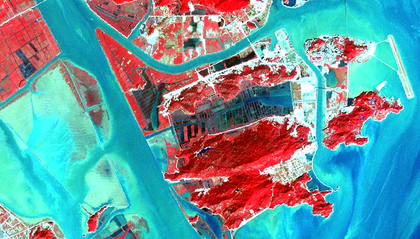
%> input picture code/AIT2FCM/新加.bmp, 420 x 239 px, shrunk from 795 x 452 before the run
$ octave ssmain.m   (GNU Octave 9; MATLAB toolbox functions it lacks are replaced by stand-ins)
%> lines starting %> are read from the running program, lines starting %| are printed output that depends on the picture; long printed decimals are rounded
### code/AIT2FCM/data_Mread.m
% 子函数
function [I,data,samples] = data_Mread()
%   data  -----  待聚类数据
%   I     -----   初始图像矩阵

clear all;
close all;
clc;

% [13 lines of commented-out code are left out]
I = imread('新加.bmp');
%> I is the input picture: size 239x420x3 uint8; mean R, G, B 105.7, 153.2, 158.8
% I = imread('图3(a) .tif');
% I = imread('yushusub0716.tif');
% I=imread('yushusub7410711.bmp');
%===显示原图
[imageWidth,imageHeight,samples] = size(I);
%> imageWidth = 239; imageHeight = 420; samples = 3
% [13 lines of commented-out code are left out]
sampleSet=zeros(imageWidth,imageHeight,samples);
sampleSet=I;
A = zeros(imageWidth*imageHeight,samples);

% [10 lines of commented-out code are left out]

for m=1:samples
  A(:,m) = reshape(sampleSet (:,:,m),imageWidth*imageHeight,1);
%   D(:,m) = reshape(Z(:,:,m),imageWidth*imageHeight,1);%=======选择波段参与
end

data=A;
% data=D;%=======选择波段参与

### code/distfcm.m
% 子函数
function out = distfcm(center, data)
% 计算样本点距离聚类中心的距离
% 输入：
%   center     ---- 聚类中心
%   data       ---- 样本点
% 输出：
%   out        ---- 距离


% The Euclidean distance d between two vectors X and Y is:
% d = sqrt(sum((x-y).^2))

%马氏距离
% c=cov(data);
% d = mahalanobis(data, center, c);
% out=d';
%====END
out = zeros(size(center, 1), size(data, 1));
for k = 1:size(center, 1), % 对每一个聚类中心
%     % 每一次循环求得所有样本点到一个聚类中心的距离
    out(k, :) = sqrt(sum(((data-ones(size(data,1),1)*center(k,:)).^2)',1));

end

### code/AIT2FCM/FCMClust.m
function [center, U_u, obj_fcn,BB] = FCMClust(udata,cluster_n)
% FCMClust.m   采用模糊C均值对数据集data聚为cluster_n类
%
% 用法：
%   1.  [center,U,obj_fcn] = FCMClust(Data,N_cluster,options);
%   2.  [center,U,obj_fcn] = FCMClust(Data,N_cluster);
%
% 输入：
%   data        ---- nxm矩阵,表示n个样本,每个样本具有m的维特征值
%   N_cluster   ---- 标量,表示聚合中心数目,即类别数
%   options     ---- 4x1矩阵，其中
%       options(1):  隶属度矩阵U的指数，>1                  (缺省值: 2.0)
%       options(2):  最大迭代次数                           (缺省值: 100)
%       options(3):  隶属度最小变化量,迭代终止条件           (缺省值: 1e-5)
%       options(4):  每次迭代是否输出信息标志                (缺省值: 1)
% 输出：
%   center      ---- 聚类中心
%   U           ---- 隶属度矩阵
%   obj_fcn     ---- 目标函数值
%   Example:
  %     data = rand(100,2);
 %      [center,U,obj_fcn] = FCMClust(data,2);
  %     plot(data(:,1), data(:,2),'o');
 %      hold on;
 %      maxU = max(U);
 %      index1 = find(U(1,:) == maxU);
 %      index2 = find(U(2,:) == maxU);
  %     line(data(index1,1),data(index1,2),'marker','*','color','g');
  %     line(data(index2,1),data(index2,2),'marker','*','color','r');
 %     plot([center([1 2],1)],[center([1 2],2)],'*','color','k')
 %      hold off;

% in_n = size(udata, 2);   % 求出data的第二维(columns)数，即特征值长度
% 默认操作参数
options = [2.5; % 隶属度矩阵U的指数
    100;                % 最大迭代次数
    0.01;               % 隶属度最小变化量,迭代终止条件
    1];                 % 每次迭代是否输出信息标志

expo = options(1);          % 隶属度矩阵U的指数
max_iter = options(2);  % 最大迭代次数
min_impro = options(3);  % 隶属度最小变化量,迭代终止条件
display = options(4);  % 每次迭代是否输出信息标志

obj_fcn = zeros(max_iter, 1); % 初始化输出参数obj_fcn
BB=[];
[U_u,center] = initfcm(cluster_n,udata,expo);     % 初始化模糊分配矩阵,随机初始化中心
%> center = [215.3 199.9 71.87; 193.3 77.34 192.7; 107.2 121.5 157.7; 66.02 148.8 63.88; 130.4 231.6 232; 103.3 128.7 250.6]
% Main loop  主要循环
for i = 1:max_iter,
    %在第k步循环中改变聚类中心ceneter,和分配函数U的隶属度值;
    [U_ulow,U_uup] = cu(center,cluster_n,udata,expo);% 构建隶属度区间
%    U_u=(U_ulow+U_uup)/2;
    [U_u,AA]=changeait2fm(U_ulow,U_uup,U_u,udata,center,expo,i);% 自适应降型
    BB=[BB AA];
%     v2=center;
 [center, obj_fcn(i)] = stepfcm(udata, U_u,expo);% 更新聚类中心
 if display,
  fprintf('FCM:Iteration count = %d, obj. fcn = %f\n', i, obj_fcn(i));
 end
%  终止条件判别
 if i > 1,
  if abs(obj_fcn(i) - obj_fcn(i-1)) < min_impro,
            break;
  end

 end

% [4 lines of commented-out code are left out]


end
%> this loop made 100 passes
%> (qiwang1 in changeait2fm, qiwang2 in changeait2fm, qiwang3 in changeait2fm, qiwang4 in changeait2fm, qiwang5 in changeait2fm, qiwang6 in changeait2fm, AA) on passes 2 to 5: ([211.3 143.6 124], [230.5 91.45 102.3], [127.5 103.1 109], [104.5 49.67 49.84], [118.7 232.2 218.6], [162.7 318.2 299.6], [1; 0.999; 0.997; 0.951; 0.699; 0.972]), ([214 121.7 120.5], [195.2 62.43 66.95], [105.2 151.8 146.1], [100.4 50.8 54.05], [136.7 237.8 221.8], [84.9 147.7 137.8], [1; 1; 0.572; 1; 0.866; 0.352]), ([214.5 124.2 122.9], [184.5 47.43 50.08], [70.13 141.8 146.2], [76.26 71.88 76.81], [137.2 236.8 220.5], [89.93 155.2 144.6], [1; 1; 0.406; 0.937; 0.842; 0.106]), ([213.4 124 122.7], [188 43.75 47.14], [64.46 150.6 154.8], [76.4 74.81 79.4], [133.6 236.4 220.5], [99.67 176.5 164.6], [1; 1; 0.24; 0.916; 0.804; 0.0574])
%> (qiwang1 in changeait2fm, qiwang2 in changeait2fm, qiwang3 in changeait2fm, qiwang4 in changeait2fm, qiwang5 in changeait2fm, qiwang6 in changeait2fm, BB) on pass 1: ([215.5 126 110.5], [219.3 67.53 77.53], [66.96 143.7 153.3], [99.96 45.68 46.43], [109.2 231.9 220], [274.7 583.1 553.2], [1; 1; 0.868; 0.976; 0.677; 1])
%| FCM:Iteration count = 1, obj. fcn = 951510.278
%| FCM:Iteration count = 2, obj. fcn = 881748.616
%| FCM:Iteration count = 3, obj. fcn = 945255.641
%| FCM:Iteration count = 4, obj. fcn = 985673.737
%| FCM:Iteration count = 5, obj. fcn = 991113.678
%| FCM:Iteration count = 6, obj. fcn = 989733.450
%| FCM:Iteration count = 7, obj. fcn = 985767.851
%| FCM:Iteration count = 8, obj. fcn = 986113.893
%> (further printed lines are left out)

% [17 lines of commented-out code are left out]
end
% [5 lines of commented-out code are left out]

### code/AIT2FCM/changeait2fm.m
function [U_new,AA]=changeait2fm(ulow,uup,U,udata,center1,expo,ii)
data=udata(:,1:3);
%  U=(ulow+uup)./2;
% U=mdistfcm(center1,data);
% U_new=zeros(size(U));
maxU=max(U);

index1 = (find(U(1,:) == maxU))';
      index2 = (find(U(2,:) == maxU))';
      index3 = (find(U(3,:) == maxU))';
      index4 = (find(U(4,:) == maxU))';
      index5 = (find(U(5,:) == maxU))';
      index6 = (find(U(6,:) == maxU))';
% [6 lines of commented-out code are left out]

qiwang1=sum(data(index1,:))./size(index1,1);
qiwang2=sum(data(index2,:))./size(index2,1);
qiwang3=sum(data(index3,:))./size(index3,1);
qiwang4=sum(data(index4,:))./size(index4,1);
qiwang5=sum(data(index5,:))./size(index5,1);
qiwang6=sum(data(index5,:))./size(index6,1);
% [13 lines of commented-out code are left out]


piancha1=data(index1,:)-ones(size(index1,1),1)*qiwang1;
piancha2=data(index2,:)-ones(size(index2,1),1)*qiwang2;
piancha3=data(index3,:)-ones(size(index3,1),1)*qiwang3;
piancha4=data(index4,:)-ones(size(index4,1),1)*qiwang4;
piancha5=data(index5,:)-ones(size(index5,1),1)*qiwang5;
piancha6=data(index6,:)-ones(size(index6,1),1)*qiwang6;
% [32 lines of commented-out code are left out]

junfangwucha1=sum(abs(piancha1),2);
junfangwucha2=sum(abs(piancha2),2);
junfangwucha3=sum(abs(piancha3),2);
junfangwucha4=sum(abs(piancha4),2);
junfangwucha5=sum(abs(piancha5),2);
junfangwucha6=sum(abs(piancha6),2);
% [25 lines of commented-out code are left out]

e(1)=sum((U(1,index1').^expo)*junfangwucha1)/size(index1,1);
e(2)=sum((U(1,index2').^expo)*junfangwucha2)/size(index2,1);
e(3)=sum((U(1,index3').^expo)*junfangwucha3)/size(index3,1);
e(4)=sum((U(1,index4').^expo)*junfangwucha4)/size(index4,1);
e(5)=sum((U(1,index5').^expo)*junfangwucha5)/size(index5,1);
e(6)=sum((U(1,index6').^expo)*junfangwucha6)/size(index6,1);
% [15 lines of commented-out code are left out]
AA=zeros(6,1);

a=1-0.97*exp(-5*((e(1))^2));
plot(ii,a,'.');
AA(1,1)=a;
hold on;
U_new(:,index1')=ulow(:,index1')-(ulow(:,index1')-uup(:,index1'))*a;


a=1-0.97*exp(-5*((e(2))^2));
plot(ii,a,'o');
AA(2,1)=a;
hold on;
U_new(:,index2')=ulow(:,index2')-(ulow(:,index2')-uup(:,index2'))*a;

a=1-0.97*exp(-5*((e(3))^2));
plot(ii,a,'+');
AA(3,1)=a;
hold on;
U_new(:,index3')=ulow(:,index3')-(ulow(:,index3')-uup(:,index3'))*a;

a=1-0.97*exp(-5*((e(4))^2));
plot(ii,a,'*');
AA(4,1)=a;
hold on;
U_new(:,index4')=ulow(:,index4')-(ulow(:,index4')-uup(:,index4'))*a;

a=1-0.97*exp(-5*((e(5))^2));
plot(ii,a,'v');
AA(5,1)=a;
hold on;
U_new(:,index5')=ulow(:,index5')-(ulow(:,index5')-uup(:,index5'))*a;

a=1-0.97*exp(-5*(e(6)^2));
plot(ii,a,'d');
AA(6,1)=a;
hold on;
U_new(:,index6')=ulow(:,index6')-(ulow(:,index6')-uup(:,index6'))*a;

% [44 lines of commented-out code are left out]
end

### code/AIT2FCM/stepfcm.m
function [ center, obj_fcn] = stepfcm(udata, U_u, expo)
Udata=udata(:,1:3);

mf_u = U_u.^expo;

center_u = (mf_u*Udata./(sum(mf_u,2)*ones(1,size(Udata,2)))); %new center

% center_l(isnan(center_l))=0;
center=center_u;
dist_u1 = distfcm(center, Udata);

% dist_u2 = mdistfcm(center, Udata);
% dist_l2= mdistfcm(center, Ldata);
dist_u=dist_u1;

obj_fcn =sum(sum((dist_u).*mf_u));  % objective function
% tmp = dist_u.^(-1/(expo-1));
% U_new = tmp./(ones(cluster_n, 1)*sum(tmp));

### code/AIT2FCM/cu.m
function [U_ulow,U_uup] = cu(center,cluster_n,udata,expo)

% [13 lines of commented-out code are left out]


Udata=udata(:,1:3);
% [7 lines of commented-out code are left out]
dist_ulow = dist_means(center, Udata);
dist_uup = dist_max(center, Udata);
% tmp_low = dist_ulow.^(-2/(expo-1));
tmp_low = dist_ulow.^(-2/(expo-1));
U_ulow = tmp_low./(ones(cluster_n, 1)*sum(tmp_low));
% tmp_up = dist_uup.^(-2/(expo-1));
tmp_up = dist_uup.^(-2/(expo-1));
U_uup = tmp_up./(ones(cluster_n, 1)*sum(tmp_up));
end

### code/AIT2FCM/initfcm.m
function [U_u,center] = initfcm(cluster_n,udata,expo)


U_u = zeros(cluster_n, size(udata,1));


% [13 lines of commented-out code are left out]


Udata=udata(:,1:3);

% [6 lines of commented-out code are left out]


center=rand(cluster_n,3)*255;
dist_u = distfcm(center, Udata);
%tmp = dist_u.^(-2/(expo-1));
tmp = dist_u.^(-2/(expo-1));                  %指数变为3
U_u = tmp./(ones(cluster_n, 1)*sum(tmp));
end

### code/AIT2FCM/dist_max.m
function out = dist_max(center, Udata)
out = zeros(size(center, 1), size(Udata, 1));

    for k = 1:size(center, 1),
	out(k, :) = max(abs(Udata-ones(size(Udata, 1), 1)*center(k, :)),[],2)';
    end

end

### code/AIT2FCM/dist_means.m
function out = dist_means(center, Udata)
out = zeros(size(center, 1), size(Udata, 1));

    for k = 1:size(center, 1),
	out(k, :) = sum(abs(Udata-ones(size(Udata, 1), 1)*center(k, :)),2)'/size(center,2);
    end

end

### code/AIT2FCM/ssmain.m
%主函数
clear;
 [I,data1] =data_Mread();
 data1=data1(:,1:3);

%  [new_vectors,ddown, dup,dmean]=make_oointerval(I,data);
 clum_num=6;
 t0=cputime;
[center, U, obj_fcn,BB] = FCMClust(data1,clum_num);
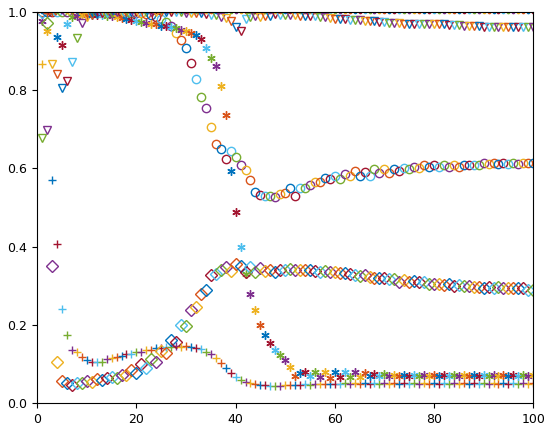
%> figure redrawn from the program's plot data
t2=cputime-t0;
% [7 lines of commented-out code are left out]
 maxU =max(U);
      index1 = find(U(1,:) == maxU);
      index2 = find(U(2,:) == maxU);
      index3 = find(U(3,:) == maxU);
      index4 = find(U(4,:) == maxU);
      index5 = find(U(5,:) == maxU);
      index6 = find(U(6,:) == maxU);
%> (the run ends here)
